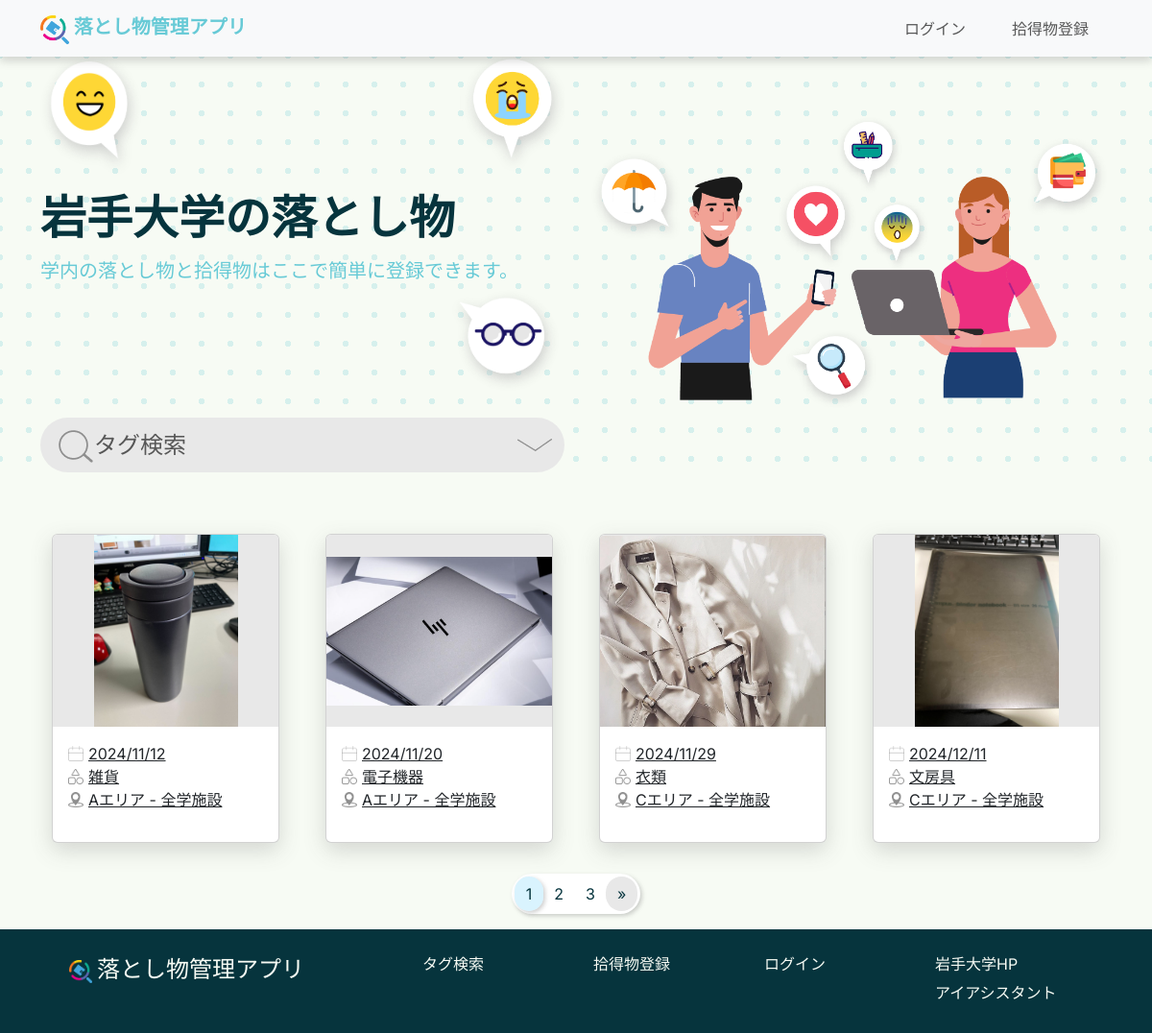
The page / on the database its author committed.
### top/models.py (models this page shows, shortened)
class ItemImage(models.Model):
    id = models.AutoField(primary_key=True)
    item = models.ForeignKey(Item, on_delete=models.CASCADE, verbose_name="Item")
    image_path = models.ImageField(upload_to='item_images/', max_length=255, blank=True, null=True,
                                   verbose_name='Item Images')
    uploaded_at = models.DateTimeField(auto_now_add=True, null=True, blank=True)

class Item(models.Model):
    item_id = models.AutoField(primary_key=True)
    item_name = models.ForeignKey(ItemsNameTag, on_delete=models.CASCADE, verbose_name="Item Name")
    PorD_location = models.ForeignKey(PickedOrDroppedLocationsTag, on_delete=models.CASCADE,
                                      verbose_name="Picked or Dropped Location")
    storage_location = models.ForeignKey(StorageLocationsTag, on_delete=models.CASCADE, verbose_name="Storage Location", null=True)
    item_type = models.IntegerField(verbose_name="Item Type", help_text="0: Found, 1: Lost")
    status = models.SmallIntegerField(verbose_name="Status", help_text="0: Pending, 1: In Progress, 2: Resolved")
    created_at = models.DateTimeField() # 時間を自動的に更新しない
    updated_at = models.DateTimeField(auto_now=True, null=True, blank=True)
    contact_email = models.EmailField(max_length=100, null=True, blank=True)
    contact_phone = models.CharField(max_length=20, null=True, blank=True)
    description = models.TextField(null=True, blank=True)

class ItemsNameTag(models.Model):
    item_name_id = models.AutoField(primary_key=True)
    item_name = models.CharField(max_length=100, verbose_name="Name tags for items",
                                 help_text="Stationery, clothing, electronic equipment, etc.")
    description = models.TextField(null=True, blank=True)

class PickedOrDroppedLocationsTag(models.Model):
    PorD_location_id = models.AutoField(primary_key=True)
    picked_or_dropped_location_name = models.CharField(max_length=100, verbose_name="Location Name",
                                                       help_text="Name of the place where it was found or dropped, e.g., faculty building, student center, etc.")
    description = models.TextField(null=True, blank=True)
    def __str__(self):
        return self.picked_or_dropped_location_name

### top/views.py (the view)
# urls.py: path('', views.index, name='index'),
def index(request):
    itemname_tag = None
    location_tag = None
    storage_tag = None
    images = ItemImage.objects.select_related("item").order_by("item__created_at") # すべての物品表示（日付順）
    images = images.filter(item__status=0) # status = 0の物品だけ表示
    itemname_tags = ItemsNameTag.objects.all().order_by("item_name")
    location_tags = PickedOrDroppedLocationsTag.objects.all().order_by("picked_or_dropped_location_name")
    storage_tags = StorageLocationsTag.objects.all().order_by("storage_location_name")
    if request.method == "POST":
        date_form = DateFilterForm(request.POST)
        itemname_tag = request.POST.get("item")
        location_tag = request.POST.get("location")
        storage_tag = request.POST.get("storage")
        if itemname_tag == "":
            itemname_tag = None
        if location_tag == "":
            location_tag = None
        if storage_tag == "":
            storage_tag = None
        if itemname_tag and location_tag and storage_tag:
            images = images.filter(Q(item__item_name=itemname_tag) & Q(item__PorD_location=location_tag) & Q(item__storage_location=storage_tag))
        elif itemname_tag and location_tag:
            images = images.filter(Q(item__item_name=itemname_tag) & Q(item__PorD_location=location_tag))
        elif itemname_tag and storage_tag:
            images = images.filter(Q(item__item_name=itemname_tag) & Q(item__storage_location=storage_tag))
        elif location_tag and storage_tag:
            images = images.filter(Q(item__PorD_location=location_tag) & Q(item__storage_location=storage_tag))
        elif itemname_tag:
            images = images.filter(item__item_name=itemname_tag)
        elif location_tag:
            images = images.filter(item__PorD_location=location_tag)
        elif storage_tag:
            images = images.filter(item__storage_location=storage_tag)
        if date_form.is_valid():
            date = date_form.cleaned_data.get("date")
            if date:
                images = images.filter(item__created_at__gte=date)
    else:
        date_form = DateFilterForm()
    """
    if request.method == "POST":
        form = TagFilterForm(request.POST) # form.pyからimport
        date_form = DateFilterForm(request.POST)
        if form.is_valid():
            # python側の変数にタグ情報を格納する
            itemname_tag = form.cleaned_data['itemname_tag']
            location_tag = form.cleaned_data["location_tag"]
            storage_tag = form.cleaned_data["storage_tag"]
            # タグによってフィルタリングをかける
            if itemname_tag and location_tag and storage_tag:
                images = images.filter(Q(item__item_name=itemname_tag) & Q(item__PorD_location=location_tag) & Q(item__storage_location=storage_tag))
            elif itemname_tag and location_tag:
                images = images.filter(Q(item__item_name=itemname_tag) & Q(item__PorD_location=location_tag))
            elif itemname_tag and storage_tag:
                images = images.filter(Q(item__item_name=itemname_tag) & Q(item__storage_location=storage_tag))
            elif location_tag and storage_tag:
                images = images.filter(Q(item__PorD_location=location_tag) & Q(item__storage_location=storage_tag))
            elif itemname_tag:
                images = images.filter(item__item_name=itemname_tag)
            elif location_tag:
                images = images.filter(item__PorD_location=location_tag)
            elif storage_tag:
                images = images.filter(item__storage_location=storage_tag)
            # ItemImageモデルのインスタンスを取得し、その関連するItemとItemNameTagを一度に取得
        if date_form.is_valid():
            date = date_form.cleaned_data.get("date")
            if date:
                images = images.filter(item__created_at__gte=date)

    else:
        form = TagFilterForm()
        date_form = DateFilterForm()
    """
    paginator = Paginator(images, 4)
    page_number = request.GET.get("page")
    page_obj = paginator.get_page(page_number)
    context = {
        "images": page_obj,
        "date_form": date_form,
        "page_obj": page_obj,
        "itemnametags": itemname_tags,
        "locationtags": location_tags,
        "storagetags": storage_tags,
    }
    return render(request, 'index.html', context)

### top/models.py (called while the page is built)
    def __str__(self):
        return self.storage_location_name

### top/templates/index.html (shortened to what this page needs)
{% extends "base.html" %}
{% load static %}
{% block content %}
<div class="hero">
  <div class="container col-12 hero-content">
    <div class="row flex-md-row-reverse align-items-center">
      <div class="col-sm-12 col-md-6 col-lg-6">
        <img src="{% static "imgs/illustrations/2 people emoji added-final.png" %}" class="hero-illust d-block mx-lg-auto img-fluid" alt="illustration" width="130%" loading="lazy">
      </div>
      <div class="hero-texts col-sm-12 col-md-6 col-lg-6">
        <div class="emojis d-none d-md-inline-flex justify-content-between">
          <img src="{% static "imgs/illustrations/emoji_ニコニコ.png" %}" class="img-fluid emoji_niconico" alt="illustration" width="20%" loading="lazy">
          <img src="{% static "imgs/illustrations/emoji_泣き顔.png" %}" class="img-fluid emoji_nakigao" alt="illustration" width="20%" loading="lazy">
        </div>
        <h1 class="display-5 fw-bold lh-1 mb-3 my-sm-3">岩手大学の落とし物</h1>
        <p class="lead my-0 py-0">学内の落とし物と拾得物はここで簡単に登録できます。</p>
        <div class="emojis d-none d-md-inline-flex justify-content-end my-0 py-0">
          <img src="{% static "imgs/illustrations/Glass emoji-fixed.png" %}" class="img-fluid mt-0 emoji_megane" alt="illustration" width="23%" loading="lazy">
        </div>
        <div id="tag-search">
          <button class="btn top-tag-search-button col-12 mt-3" justifyContent="flex-start" type="button" data-bs-toggle="collapse" data-bs-target="#collapseSearch" aria-expanded="false" aria-controls="collapseExample" id="collapsebutton">
            <img class="tagsearch-icon" src="{% static 'imgs/icons/SEARCH I.png'%}">タグ検索
            <img class="tagsearch-icon-arrow rotate-icon ms-auto" src="{% static 'imgs/icons/SCROLL ARROW -down.png'%}" id="arrowIcon">
          </button>
        </div>
      </div>
    </div>
  </div>
</div>
<link
  rel="stylesheet"
  href="https://cdnjs.cloudflare.com/ajax/libs/photoswipe/5.2.2/photoswipe.min.css"
/>
<section id="cardlists">
  {% if images %}
  <div class="container">
    <div class="row g-8 py-3">
      {% for image in images %}
      <div class="col-lg-3 col-sm-6 g-5">
        <a class="card card-effect" href="#" data-bs-toggle="modal" data-bs-target="#modal{{ image.id }}">
          <div class="card-img-area">
            <img src="{{ image.image_path.url }}" class="card-img-top " alt="Item Image">
          </div>
          <div class="card-body">
            <ul>
            <li class="card-text"><img class="card-icons" src="{% static "imgs/icons/CALENDAR I.png" %}">{{image.item.created_at|date:"Y/m/d"}}</li>
            <li class="card-text"><img class="card-icons" src="{% static "imgs/icons/CATEGORY I.png" %}">{{ image.item.item_name.item_name }}</li>
            <li class="card-text"><img class="card-icons" src="{% static 'imgs/icons/Component 1.png'%}">{{image.item.PorD_location}}</li>
            </ul>
          </div>
        </a>
      </div>
      {% endfor %}
    </div>
  </div>
  {% else %}
    <p>選択されたタグを持つ落とし物情報は見つかりませんでした</p>
  {% endif %}
  <div class="d-flex justify-content-center mt-3">
    <nav aria-label="Page navigation example">
      <ul class="pagination">
        {% for num in page_obj.paginator.page_range %}
          {% if num == page_obj.number %}
            <li class="page-item active" aria-current="page"><span class="page-link">{{ num }}</span></li>
          {% elif num >= page_obj.number|add:'-2' and num <= page_obj.number|add:'2' %}
            <li class="page-item"><a class="page-link" href="?page={{ num }}">{{ num }}</a></li>
          {% endif %}
        {% endfor %}
        {% if page_obj.has_next %}
          <li class="page-item PreviousAndNext">
            <a class="page-link" href="?page={{ page_obj.next_page_number }}" aria-label="Next">
              <span aria-hidden="true">&raquo;</span>
            </a>
          </li>
        {% endif %}
      </ul>
    </nav>
  </div>
</section>
{% endblock content %}

### static/css/style.css (style rules this page uses)
:root { --primary: #67CAD6; --body:#cef1f7; --background:#F7FBF4; --textcolor:#06343D; }
body { font-family: "Inter","Noto Sans JP", sans-serif !important; font-optical-sizing: auto; color:var(--textcolor) !important; background-color:var(--background)!important; }

### static/css/top.css (style rules this page uses)
:root { --primary: #67CAD6; --body:#cef1f7; --background:#F7FBF4; --box-shadow:0 8px 22px rgba(77, 77, 77, 0.204); --textcolor:#06343D; }
.hero { background-image:radial-gradient(#67cbd63b 3px, #F7FBF4 2px); background-size:30px 30px; background-repeat:repeat; background-position:center; background-attachment:fixed; position: relative; z-index: 1; }
.hero p { color: var(--primary) !important; font-weight: 500; }
.top-tag-search-button { color:#575757 !important; background-color: #e8e8e8 !important; font-size: 1.5rem !important; display: flex !important; align-items: center !important; justify-content: left !important; border-radius: 100vh !important; }
.card-body { text-decoration: none !important; }
.card-body li { display: flex; align-items: center; text-decoration: none !important; }
.card-body ul { list-style:none; padding:0; }
.card-text img { width: 1em; height: 1em; margin-right: 5px; }
.card-effect { box-shadow:var(--box-shadow) ; transition:all 0.35s ease; }
.card-img-top { height:200px; object-fit: contain; background-color:#E8E8E8; }
.pagination { background-color: #ffffff !important; border-radius: 50px !important; padding: 3px !important; box-shadow:2px 2px 4px rgba(128, 128, 128, 0.371) ; }
.pagination .page-item .page-link { color: var(--textcolor) !important; border: none !important; border-radius: 50px !important; }
.pagination .page-item.active .page-link { background-color:#b0e6fd7b !important; border-radius: 50px !important; box-shadow:2px 2px 4px rgba(128, 128, 128, 0.371) ; }
.pagination .page-item.PreviousAndNext .page-link { background-color:#e8e8e8!important; border-radius: 50px !important; }
.rotate-icon { transition: transform 0.4s ease; }

### rows shown on the page
ItemImage: image_path (picture), item.created_at "2024/11/12", item.item_name.item_name "雑貨", item.PorD_location "Aエリア - 全学施設"
ItemImage: image_path (picture), item.created_at "2024/11/20", item.item_name.item_name "電子機器", item.PorD_location "Aエリア - 全学施設"
ItemImage: image_path (picture), item.created_at "2024/11/29", item.item_name.item_name "衣類", item.PorD_location "Cエリア - 全学施設"
ItemImage: image_path (picture), item.created_at "2024/12/11", item.item_name.item_name "文房具", item.PorD_location "Cエリア - 全学施設"

### other values the page prints
{{ num }} "1"
{{ num }} "2" "3"
